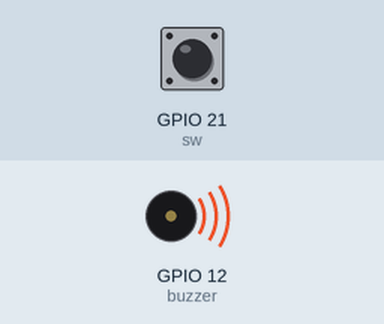
A program run on a simulated Raspberry Pi (BCM pin numbers). On the bench: buzzer (waves = sounding). Inputs (shaded band) come from the test bench; at power-on: GPIO 21 (sw) LOW. At 8.0 s the program stops and its outputs stay as they are.

Above: at 0.1 s.
At 8.1 s:
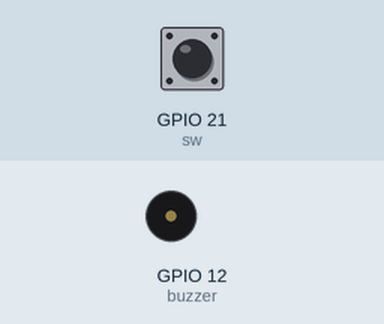
Timing chart, 0 to 9.5 s (numbered marks = the images above):
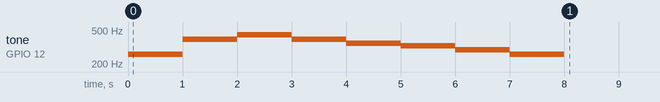

The program:

sound.py
```python
import RPi.GPIO as GPIO
import time

GPIO.setwarnings(False)
GPIO.setmode(GPIO.BCM)

buzzer = 12
sw = 21
scale = [ 261, 294, 329, 349, 392, 440, 493, 523 ]
          #도   레   미   파    솔   라   시   도
GPIO.setup(buzzer, GPIO.OUT) # 출력 설정
GPIO.setup(sw, GPIO.IN) # 입력 설정
p = GPIO.PWM(buzzer, 100)

list = [0,0,4,4,5,5,4,3,3,2,2,1,1,0] #작은별 노래
try:
        p.start(100) # pwm 시작
        p.ChangeDutyCycle(90) # dutycycle 변경
        for i in range(len(list)): #len() => 길이 추출
            p.ChangeFrequency(scale[list[i]]) #주파수 변경
            if (i+1)%7 == 0: # 7번째 음 박자 변경
                time.sleep(1)
            else :
                time.sleep(0.5)
        p.stop()
        if GPIO.input(sw) == 1:
            GPIO.cleanup()
finally:
        GPIO.cleanup()
```
